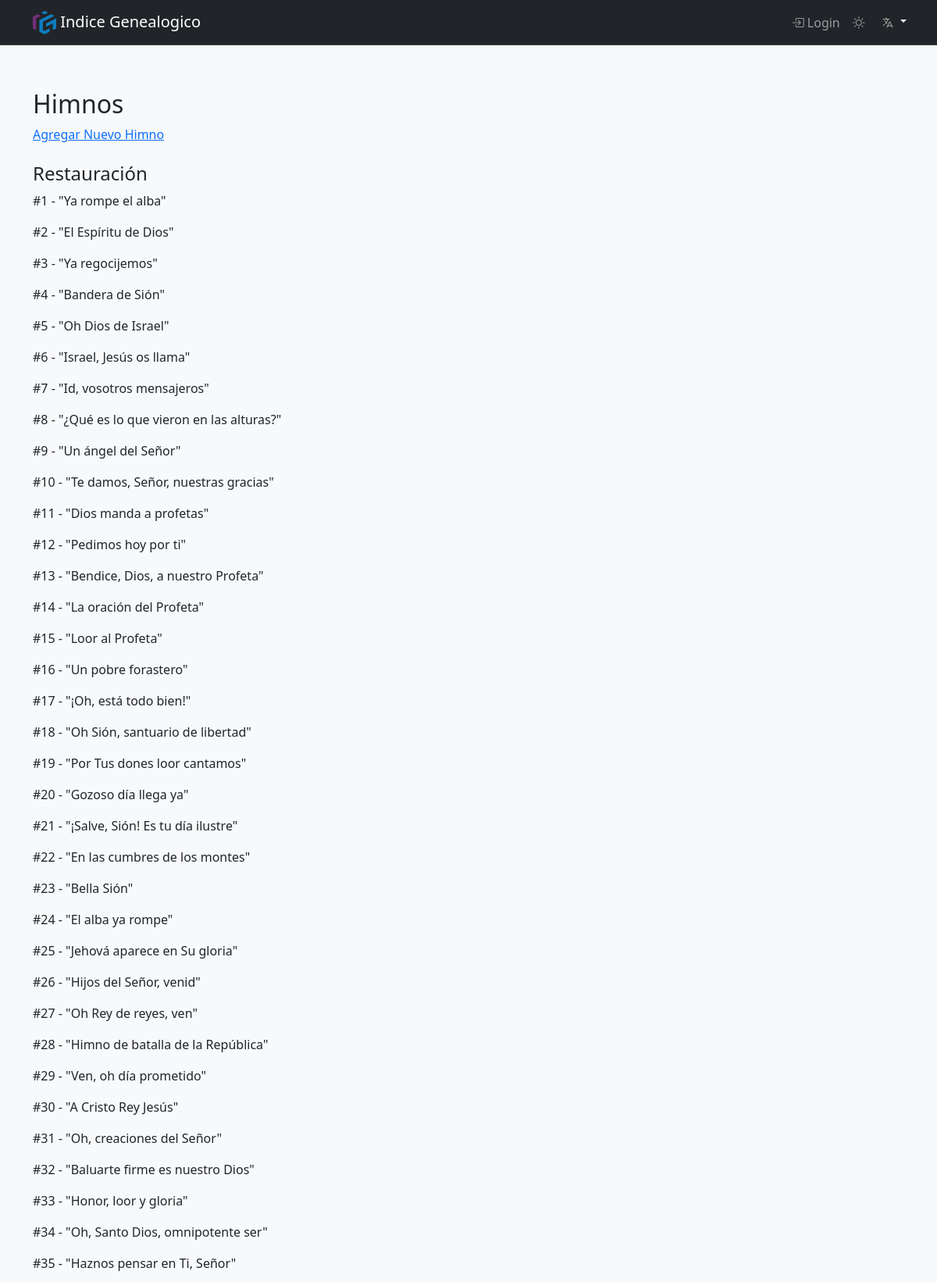
The app's page /hymns/ (upper part) with its own data.
### app/models/hymns_model.py (models this page shows)
class Hymns(db.Model):
    id     = db.Column(db.Integer, primary_key=True)
    number = db.Column(db.Integer, nullable=False, unique=True)
    title  = db.Column(db.String(200), nullable=False)
    lang   = db.Column(db.String(5), nullable=False)
    topic  = db.Column(db.Integer, nullable=False)
    TOPICS = {
        1: "Restauración",
        2: "Alabanza y agradecimiento",
        3: "Súplica",
        4: "Santa Cena",
        5: "Pascua de Resurrección",
        6: "Navidad",
        7: "Temas varios",
        8: "Para niños",
        9: "Para mujeres",
        10: "Para hombres",
        11: "Día de Reposo y día de semana",
        12: "Pascua de Resurrección y Navidad",
    }
    __table_args__ = (
        db.UniqueConstraint('number', name='uq_hymns_number'),
    )
    def get_topic_name(self):
        return self.TOPICS.get(self.topic, "Desconocido")

### app/routes/hymns_route.py (the view)
@bp_hymns.route('/')
def hymns():
    hymns = Hymns.query.all()
    hymns_by_topic = {}
    for hymn in hymns:
        topic_name = hymn.get_topic_name()
        if topic_name not in hymns_by_topic:
            hymns_by_topic[topic_name] = []
        hymns_by_topic[topic_name].append(hymn)
    return render_template('/hymns/list.html', hymns_by_topic=hymns_by_topic)

### app/__init__.py (called while the page is built)
def get_locale():
    lang = request.args.get('lang')
    if lang and lang in Config.LANGUAGES:
        session['lang'] = lang
        return lang
    if 'lang' in session and session['lang'] in Config.LANGUAGES:
        return session['lang']
    return request.accept_languages.best_match(Config.LANGUAGES)

### app/templates/hymns/list.html (shortened to what this page needs)
{% extends 'layout.html' %}
{% block content %}
    <h2>Himnos</h2>
    <a href="{{ url_for('hymns.add_hymn') }}">Agregar Nuevo Himno</a>
    <div class="container">
        <div class="row">
            {% for topic_name, hymns_list in hymns_by_topic.items() %}
                <div class="col-12 mt-4">
                    <h4>{{ topic_name }}</h4>
                    {% for hymn in hymns_list %}
                        <div class="col-md-4">
                            <p>#{{ hymn.number }} - "{{ hymn.title }}"</p>
                        </div>
                    {% endfor %}
                </div>
            {% endfor %}
        </div>
    </div>
{% endblock %}

### app/static/css/styles.css (style rules this page uses)
body { display: flex; min-height: 100vh; flex-direction: column; }
[data-bs-theme="light"] { --bs-body-bg: #f8f9fa; --bs-body-color: #212529; --bs-link-color: #0d6efd; --bs-border-color: #dee2e6; --bs-btn-bg: #e9ecef; --bs-btn-hover-bg: #d6d8db; }

### records on screen
Hymns: number "1", title "Ya rompe el alba"
Hymns: number "2", title "El Espíritu de Dios"
Hymns: number "3", title "Ya regocijemos"
Hymns: number "4", title "Bandera de Sión"
Hymns: number "5", title "Oh Dios de Israel"
Hymns: number "6", title "Israel, Jesús os llama"
Hymns: number "7", title "Id, vosotros mensajeros"
Hymns: number "8", title "¿Qué es lo que vieron en las alturas?"
Hymns: number "9", title "Un ángel del Señor"
Hymns: number "10", title "Te damos, Señor, nuestras gracias"
Hymns: number "11", title "Dios manda a profetas"
Hymns: number "12", title "Pedimos hoy por ti"
Hymns: number "13", title "Bendice, Dios, a nuestro Profeta"
Hymns: number "14", title "La oración del Profeta"
Hymns: number "15", title "Loor al Profeta"
Hymns: number "16", title "Un pobre forastero"
Hymns: number "17", title "¡Oh, está todo bien!"
Hymns: number "18", title "Oh Sión, santuario de libertad"
Hymns: number "19", title "Por Tus dones loor cantamos"
Hymns: number "20", title "Gozoso día llega ya"
Hymns: number "21", title "¡Salve, Sión! Es tu día ilustre"
Hymns: number "22", title "En las cumbres de los montes"
Hymns: number "23", title "Bella Sión"
Hymns: number "24", title "El alba ya rompe"
Hymns: number "25", title "Jehová aparece en Su gloria"
Hymns: number "26", title "Hijos del Señor, venid"
Hymns: number "27", title "Oh Rey de reyes, ven"
Hymns: number "28", title "Himno de batalla de la República"
Hymns: number "29", title "Ven, oh día prometido"
Hymns: number "30", title "A Cristo Rey Jesús"
Hymns: number "31", title "Oh, creaciones del Señor"
Hymns: number "32", title "Baluarte firme es nuestro Dios"
Hymns: number "33", title "Honor, loor y gloria"
Hymns: number "34", title "Oh, Santo Dios, omnipotente ser"
Hymns: number "35", title "Haznos pensar en Ti, Señor"

### other values on screen
{{ topic_name }} "Restauración"
